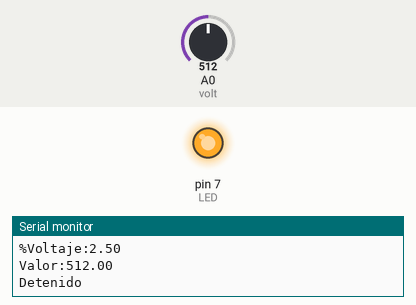
This sketch was run on a simulated Arduino Uno, built with avr-gcc and run on an emulated ATmega328P. On the bench: output pins drawn as LEDs (lit = HIGH), the last lines printed to the serial monitor. Dashed ring = blinking. The inputs (shaded band) are chosen by the test bench; at power-on: A0 (volt) = 512.

Above: at 1.2 s.
1.3 s: A0 (volt) set to 639
2.8 s: A0 (volt) set to 669
At 3.2 s:
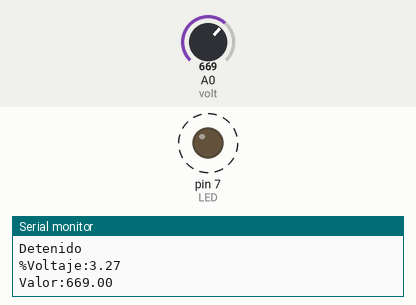
Timing chart, 0 to 11.8 s (numbered marks = the images above; inputs shaded):
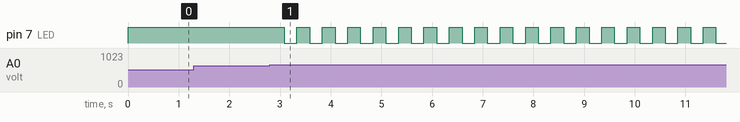

Measured:
- the behaviour switches between 654 and 655 on A0 (volt) (found by bisection; images 0 and 1)
- after the input at 2.8 s, pin 7 (LED): alternates HIGH for 0.25 s and LOW for 0.25 s, starting after 0.28 s

The sketch:

P6A1-Voltimetro.ino
```cpp
#define volt A0
#define LED 7

float value = 0.0;
float brillo = 0.0;
float voltaje = 0.0;

void setup() {
  pinMode(LED,OUTPUT);
  pinMode(volt,INPUT);
  Serial.begin(9600);

}

void loop() {
  value = analogRead(volt);
  brillo = value/1023*255;
  voltaje = value/1023*5;

  Serial.print("%Voltaje:");
  Serial.println(voltaje);
  Serial.print("Valor:");
  Serial.println(value);
  //delay(1000);
  if(voltaje>=3.2 && voltaje<=4.3){
    digitalWrite(LED,HIGH);
    delay(250);
    digitalWrite(LED,LOW);
    delay(250);
  }
  else{
    digitalWrite(LED,HIGH);
    Serial.println("\nDetenido");
  }


}
```
